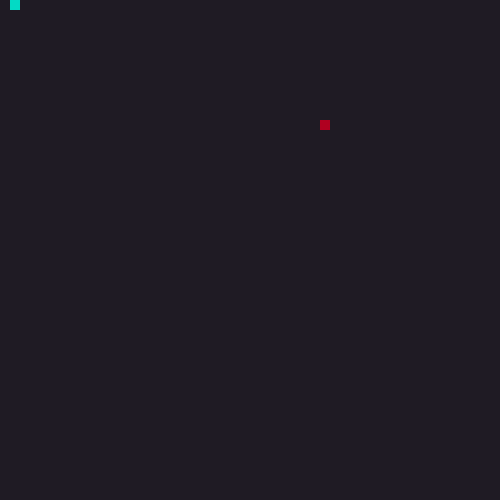
Frame 1 (no input)
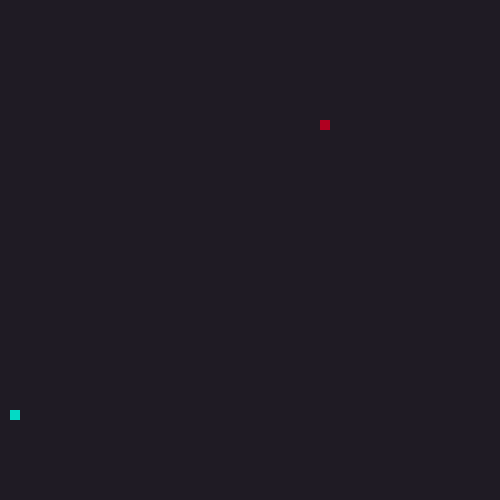
Frame 60 (the mouse pressed at the canvas centre just before this capture)
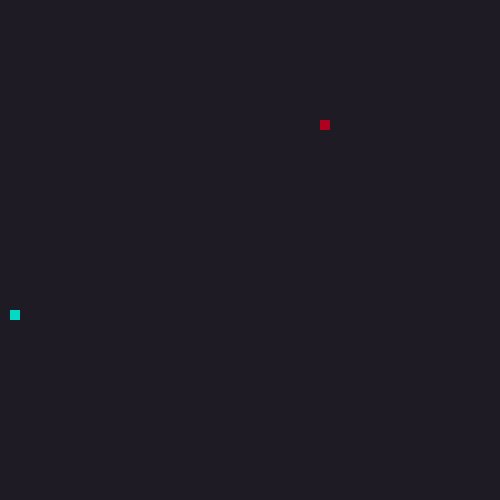
Frame 120 (the mouse held since frame 60 and released just before this capture)

The Processing sketch that drew these frames (run headless with seeded random() and noise(); from frame 60 on, the mouse is pressed at the canvas centre):

// Processing sketch: LeagueSnake
// ── LeagueSnake.pde
int gameSpeed = 10;
color backgroundColor = color(31, 27, 36);
color snakeColor = color(  3, 218, 197);
color foodColor = color(176, 0, 32);

//*
// ***** SEGMENT CLASS *****
// This class will be used to represent each part of the moving snake.
//*

class Segment {

  //Add x and y member variables. They will hold the corner location of each segment of the snake.
  int x;
  int y;

  // Add a constructor with parameters to initialize each variable.
  Segment(int xVal,int yVal) {
    x = xVal;
    y = yVal;
  }
}


//*
// ***** GAME VARIABLES *****
// All the game variables that will be shared by the game methods are here
//*
Segment head;
int foodX, foodY;
int direction = UP;
int food = 0;
ArrayList<Segment> snakeTail = new ArrayList<Segment>();




//*
// ***** SETUP METHODS *****
// These methods are called at the start of the game.
//*

void setup() {
  size(500,500);
  noStroke();
  head = new Segment(10,10);
  frameRate(gameSpeed);
  dropFood();
  drawFood();
  drawSnake();
}

void dropFood() {
  //Set the food in a new random location
  foodX = ((int)random(50)*10);
  foodY = ((int)random(50)*10);
}



//*
// ***** DRAW METHODS *****
// These methods are used to draw the snake and its food 
//*

void draw() {
  move();
  drawSnake();
  drawFood();
  eat();
}

void drawFood() {
  //Draw the food
  fill(foodColor);
  rect(foodX,foodY,10,10);
}

void drawSnake() {
  //Draw the head of the snake followed by its tail
  background(backgroundColor);
  fill(snakeColor);
  rect(head.x,head.y,10,10);
  manageTail();
}


//*
// ***** TAIL MANAGEMENT METHODS *****
// These methods make sure the tail is the correct length.
//*

void drawTail() {
  //Draw each segment of the tail 
  for (int i = 0; i < snakeTail.size(); i++) {
    rect(snakeTail.get(i).x,snakeTail.get(i).y,10,10);
  }
}

void manageTail() {
  //After drawing the tail, add a new segment at the "start" of the tail and remove the one at the "end" 
  //This produces the illusion of the snake tail moving.
  //checkTailCollision();
  drawTail();
  snakeTail.add(new Segment(head.x,head.y));
  snakeTail.remove(0);
}

void checkTailCollision() {
  //If the snake crosses its own tail, shrink the tail back to one segment
  for (int i = 0; i < snakeTail.size(); i++) {
    Segment snakey = snakeTail.get(i);
    if (snakey.x == head.x && snakey.y == head.y) {
      food = 0;
      snakeTail = new ArrayList<Segment>();
      snakeTail.add(new Segment(head.x,head.y));
    }
  }
}



//*
// ***** CONTROL METHODS *****
// These methods are used to change what is happening to the snake
//*

void keyPressed() {
  //Set the direction of the snake according to the arrow keys pressed
  if (key == CODED) {
    if (keyCode == UP) {
      direction = UP;
    } else if (keyCode == DOWN) {
      direction = DOWN;
    } else if (keyCode == LEFT) {
      direction = LEFT;
    } else if (keyCode == RIGHT) {
      direction = RIGHT;
    } 
  }
}

void move() {
  //Change the location of the Snake head based on the direction it is moving.
  
    
  switch(direction) {
  case UP:
    // move head up here 
    head.y -= 10;
    break;
  case DOWN:
    // move head down here 
    head.y += 10;
    break;
  case LEFT:
   // figure it out 
   head.x -= 10;
    break;
  case RIGHT:
    // mystery code goes here
    head.x += 10;
    break;
  }
  checkBoundaries();
}

void checkBoundaries() {
 //If the snake leaves the frame, make it reappear on the other side
 if (head.x <= -1) {
   head.x = 490;
   direction = LEFT;
 } else if (head.x >= 501) {
  head.x = 10;
  direction = RIGHT;
 } else if (head.y <= -1) {
  head.y = 490;
  direction = UP;
 } else if (head.y >= 501) {
  head.y = 10;
  direction = DOWN;
 }
}



void eat() {
  //When the snake eats the food, its tail should grow and more food appear
  //println("Head X: " + head.x + "Head Y: " + head.y + "foodX: " + foodX + "foodY: " + foodY);
  if (head.x == foodX && head.y == foodY) {
    dropFood();
    snakeTail.add(new Segment(head.x,head.y));
    food += 1;
  }
}
